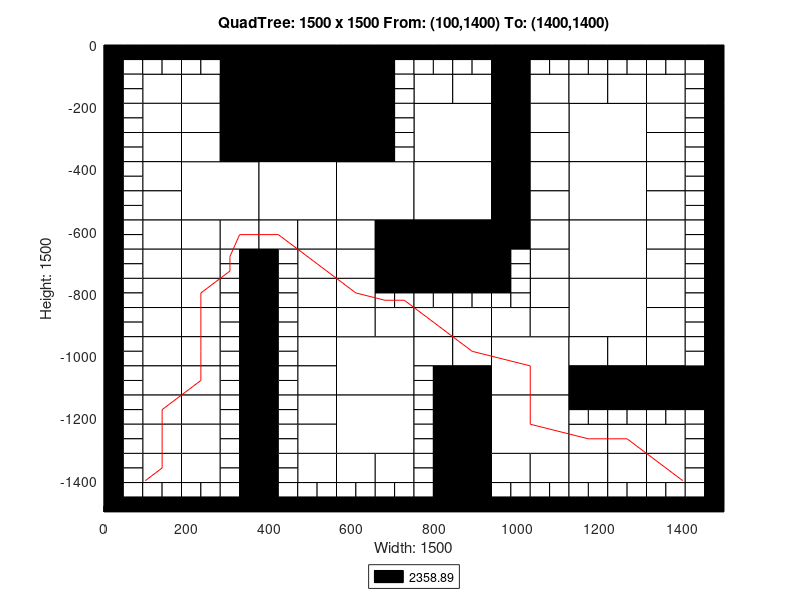

MATLAB code for this plot:
axis([0 1500 -1500 0]);
title('QuadTree: 1500 x 1500 From: (100,1400) To: (1400,1400)');
xlabel('Width: 1500');
ylabel('Height: 1500');
rectangle('Position',[375 -187.5 187.5 187.5], 'FaceColor',[0 0 0]);
rectangle('Position',[375 -375 187.5 187.5], 'FaceColor',[0 0 0]);
rectangle('Position',[187.5 -562.5 187.5 187.5], 'FaceColor',[1 1 1]);
rectangle('Position',[375 -562.5 187.5 187.5], 'FaceColor',[1 1 1]);
rectangle('Position',[562.5 -562.5 187.5 187.5], 'FaceColor',[1 1 1]);
rectangle('Position',[750 -375 187.5 187.5], 'FaceColor',[1 1 1]);
rectangle('Position',[1125 -375 187.5 187.5], 'FaceColor',[1 1 1]);
rectangle('Position',[750 -562.5 187.5 187.5], 'FaceColor',[1 1 1]);
rectangle('Position',[750 -750 187.5 187.5], 'FaceColor',[0 0 0]);
rectangle('Position',[1125 -562.5 187.5 187.5], 'FaceColor',[1 1 1]);
rectangle('Position',[1125 -750 187.5 187.5], 'FaceColor',[1 1 1]);
rectangle('Position',[562.5 -1125 187.5 187.5], 'FaceColor',[1 1 1]);
rectangle('Position',[562.5 -1312.5 187.5 187.5], 'FaceColor',[1 1 1]);
rectangle('Position',[937.5 -1125 187.5 187.5], 'FaceColor',[1 1 1]);
rectangle('Position',[1125 -937.5 187.5 187.5], 'FaceColor',[1 1 1]);
rectangle('Position',[937.5 -1312.5 187.5 187.5], 'FaceColor',[1 1 1]);
rectangle('Position',[93.75 -187.5 93.75 93.75], 'FaceColor',[1 1 1]);
rectangle('Position',[281.25 -93.75 93.75 93.75], 'FaceColor',[0 0 0]);
rectangle('Position',[187.5 -187.5 93.75 93.75], 'FaceColor',[1 1 1]);
rectangle('Position',[281.25 -187.5 93.75 93.75], 'FaceColor',[0 0 0]);
rectangle('Position',[93.75 -281.25 93.75 93.75], 'FaceColor',[1 1 1]);
rectangle('Position',[93.75 -375 93.75 93.75], 'FaceColor',[1 1 1]);
rectangle('Position',[187.5 -281.25 93.75 93.75], 'FaceColor',[1 1 1]);
rectangle('Position',[281.25 -281.25 93.75 93.75], 'FaceColor',[0 0 0]);
rectangle('Position',[187.5 -375 93.75 93.75], 'FaceColor',[1 1 1]);
rectangle('Position',[281.25 -375 93.75 93.75], 'FaceColor',[0 0 0]);
rectangle('Position',[562.5 -93.75 93.75 93.75], 'FaceColor',[0 0 0]);
rectangle('Position',[562.5 -187.5 93.75 93.75], 'FaceColor',[0 0 0]);
rectangle('Position',[562.5 -281.25 93.75 93.75], 'FaceColor',[0 0 0]);
rectangle('Position',[562.5 -375 93.75 93.75], 'FaceColor',[0 0 0]);
rectangle('Position',[93.75 -468.75 93.75 93.75], 'FaceColor',[1 1 1]);
rectangle('Position',[93.75 -562.5 93.75 93.75], 'FaceColor',[1 1 1]);
rectangle('Position',[93.75 -656.25 93.75 93.75], 'FaceColor',[1 1 1]);
rectangle('Position',[93.75 -750 93.75 93.75], 'FaceColor',[1 1 1]);
rectangle('Position',[187.5 -656.25 93.75 93.75], 'FaceColor',[1 1 1]);
rectangle('Position',[281.25 -656.25 93.75 93.75], 'FaceColor',[1 1 1]);
rectangle('Position',[187.5 -750 93.75 93.75], 'FaceColor',[1 1 1]);
rectangle('Position',[375 -656.25 93.75 93.75], 'FaceColor',[1 1 1]);
rectangle('Position',[468.75 -656.25 93.75 93.75], 'FaceColor',[1 1 1]);
rectangle('Position',[468.75 -750 93.75 93.75], 'FaceColor',[1 1 1]);
rectangle('Position',[562.5 -656.25 93.75 93.75], 'FaceColor',[1 1 1]);
rectangle('Position',[656.25 -656.25 93.75 93.75], 'FaceColor',[0 0 0]);
rectangle('Position',[562.5 -750 93.75 93.75], 'FaceColor',[1 1 1]);
rectangle('Position',[656.25 -750 93.75 93.75], 'FaceColor',[0 0 0]);
rectangle('Position',[750 -187.5 93.75 93.75], 'FaceColor',[1 1 1]);
rectangle('Position',[843.75 -187.5 93.75 93.75], 'FaceColor',[1 1 1]);
rectangle('Position',[937.5 -93.75 93.75 93.75], 'FaceColor',[0 0 0]);
rectangle('Position',[937.5 -187.5 93.75 93.75], 'FaceColor',[0 0 0]);
rectangle('Position',[1031.25 -187.5 93.75 93.75], 'FaceColor',[1 1 1]);
rectangle('Position',[937.5 -281.25 93.75 93.75], 'FaceColor',[0 0 0]);
rectangle('Position',[1031.25 -281.25 93.75 93.75], 'FaceColor',[1 1 1]);
rectangle('Position',[937.5 -375 93.75 93.75], 'FaceColor',[0 0 0]);
rectangle('Position',[1031.25 -375 93.75 93.75], 'FaceColor',[1 1 1]);
rectangle('Position',[1125 -187.5 93.75 93.75], 'FaceColor',[1 1 1]);
rectangle('Position',[1218.75 -187.5 93.75 93.75], 'FaceColor',[1 1 1]);
rectangle('Position',[1312.5 -187.5 93.75 93.75], 'FaceColor',[1 1 1]);
rectangle('Position',[1312.5 -281.25 93.75 93.75], 'FaceColor',[1 1 1]);
rectangle('Position',[1312.5 -375 93.75 93.75], 'FaceColor',[1 1 1]);
rectangle('Position',[937.5 -468.75 93.75 93.75], 'FaceColor',[0 0 0]);
rectangle('Position',[1031.25 -468.75 93.75 93.75], 'FaceColor',[1 1 1]);
rectangle('Position',[937.5 -562.5 93.75 93.75], 'FaceColor',[0 0 0]);
rectangle('Position',[1031.25 -562.5 93.75 93.75], 'FaceColor',[1 1 1]);
rectangle('Position',[937.5 -656.25 93.75 93.75], 'FaceColor',[0 0 0]);
rectangle('Position',[1031.25 -656.25 93.75 93.75], 'FaceColor',[1 1 1]);
rectangle('Position',[1031.25 -750 93.75 93.75], 'FaceColor',[1 1 1]);
rectangle('Position',[1312.5 -468.75 93.75 93.75], 'FaceColor',[1 1 1]);
rectangle('Position',[1312.5 -562.5 93.75 93.75], 'FaceColor',[1 1 1]);
rectangle('Position',[1312.5 -656.25 93.75 93.75], 'FaceColor',[1 1 1]);
rectangle('Position',[1312.5 -750 93.75 93.75], 'FaceColor',[1 1 1]);
rectangle('Position',[93.75 -843.75 93.75 93.75], 'FaceColor',[1 1 1]);
rectangle('Position',[93.75 -937.5 93.75 93.75], 'FaceColor',[1 1 1]);
rectangle('Position',[187.5 -843.75 93.75 93.75], 'FaceColor',[1 1 1]);
rectangle('Position',[187.5 -937.5 93.75 93.75], 'FaceColor',[1 1 1]);
rectangle('Position',[93.75 -1031.25 93.75 93.75], 'FaceColor',[1 1 1]);
rectangle('Position',[93.75 -1125 93.75 93.75], 'FaceColor',[1 1 1]);
rectangle('Position',[187.5 -1031.25 93.75 93.75], 'FaceColor',[1 1 1]);
rectangle('Position',[187.5 -1125 93.75 93.75], 'FaceColor',[1 1 1]);
rectangle('Position',[468.75 -843.75 93.75 93.75], 'FaceColor',[1 1 1]);
rectangle('Position',[468.75 -937.5 93.75 93.75], 'FaceColor',[1 1 1]);
rectangle('Position',[562.5 -843.75 93.75 93.75], 'FaceColor',[1 1 1]);
rectangle('Position',[562.5 -937.5 93.75 93.75], 'FaceColor',[1 1 1]);
rectangle('Position',[656.25 -937.5 93.75 93.75], 'FaceColor',[1 1 1]);
rectangle('Position',[468.75 -1031.25 93.75 93.75], 'FaceColor',[1 1 1]);
rectangle('Position',[468.75 -1125 93.75 93.75], 'FaceColor',[1 1 1]);
rectangle('Position',[93.75 -1218.75 93.75 93.75], 'FaceColor',[1 1 1]);
rectangle('Position',[93.75 -1312.5 93.75 93.75], 'FaceColor',[1 1 1]);
rectangle('Position',[187.5 -1218.75 93.75 93.75], 'FaceColor',[1 1 1]);
rectangle('Position',[187.5 -1312.5 93.75 93.75], 'FaceColor',[1 1 1]);
rectangle('Position',[93.75 -1406.25 93.75 93.75], 'FaceColor',[1 1 1]);
rectangle('Position',[187.5 -1406.25 93.75 93.75], 'FaceColor',[1 1 1]);
rectangle('Position',[468.75 -1218.75 93.75 93.75], 'FaceColor',[1 1 1]);
rectangle('Position',[468.75 -1312.5 93.75 93.75], 'FaceColor',[1 1 1]);
rectangle('Position',[468.75 -1406.25 93.75 93.75], 'FaceColor',[1 1 1]);
rectangle('Position',[562.5 -1406.25 93.75 93.75], 'FaceColor',[1 1 1]);
rectangle('Position',[656.25 -1406.25 93.75 93.75], 'FaceColor',[1 1 1]);
rectangle('Position',[750 -937.5 93.75 93.75], 'FaceColor',[1 1 1]);
rectangle('Position',[843.75 -937.5 93.75 93.75], 'FaceColor',[1 1 1]);
rectangle('Position',[1031.25 -843.75 93.75 93.75], 'FaceColor',[1 1 1]);
rectangle('Position',[937.5 -937.5 93.75 93.75], 'FaceColor',[1 1 1]);
rectangle('Position',[1031.25 -937.5 93.75 93.75], 'FaceColor',[1 1 1]);
rectangle('Position',[750 -1031.25 93.75 93.75], 'FaceColor',[1 1 1]);
rectangle('Position',[843.75 -1031.25 93.75 93.75], 'FaceColor',[1 1 1]);
rectangle('Position',[843.75 -1125 93.75 93.75], 'FaceColor',[0 0 0]);
rectangle('Position',[1312.5 -843.75 93.75 93.75], 'FaceColor',[1 1 1]);
rectangle('Position',[1312.5 -937.5 93.75 93.75], 'FaceColor',[1 1 1]);
rectangle('Position',[1125 -1031.25 93.75 93.75], 'FaceColor',[1 1 1]);
rectangle('Position',[1218.75 -1031.25 93.75 93.75], 'FaceColor',[1 1 1]);
rectangle('Position',[1125 -1125 93.75 93.75], 'FaceColor',[0 0 0]);
rectangle('Position',[1218.75 -1125 93.75 93.75], 'FaceColor',[0 0 0]);
rectangle('Position',[1312.5 -1031.25 93.75 93.75], 'FaceColor',[1 1 1]);
rectangle('Position',[1312.5 -1125 93.75 93.75], 'FaceColor',[0 0 0]);
rectangle('Position',[1406.25 -1125 93.75 93.75], 'FaceColor',[0 0 0]);
rectangle('Position',[843.75 -1218.75 93.75 93.75], 'FaceColor',[0 0 0]);
rectangle('Position',[843.75 -1312.5 93.75 93.75], 'FaceColor',[0 0 0]);
rectangle('Position',[843.75 -1406.25 93.75 93.75], 'FaceColor',[0 0 0]);
rectangle('Position',[843.75 -1500 93.75 93.75], 'FaceColor',[0 0 0]);
rectangle('Position',[937.5 -1406.25 93.75 93.75], 'FaceColor',[1 1 1]);
rectangle('Position',[1031.25 -1406.25 93.75 93.75], 'FaceColor',[1 1 1]);
rectangle('Position',[1125 -1312.5 93.75 93.75], 'FaceColor',[1 1 1]);
rectangle('Position',[1218.75 -1312.5 93.75 93.75], 'FaceColor',[1 1 1]);
rectangle('Position',[1312.5 -1312.5 93.75 93.75], 'FaceColor',[1 1 1]);
rectangle('Position',[1125 -1406.25 93.75 93.75], 'FaceColor',[1 1 1]);
rectangle('Position',[1218.75 -1406.25 93.75 93.75], 'FaceColor',[1 1 1]);
rectangle('Position',[1312.5 -1406.25 93.75 93.75], 'FaceColor',[1 1 1]);
rectangle('Position',[0 -46.875 46.875 46.875], 'FaceColor',[0 0 0]);
rectangle('Position',[46.875 -46.875 46.875 46.875], 'FaceColor',[0 0 0]);
rectangle('Position',[0 -93.75 46.875 46.875], 'FaceColor',[0 0 0]);
rectangle('Position',[46.875 -93.75 46.875 46.875], 'FaceColor',[1 1 1]);
rectangle('Position',[93.75 -46.875 46.875 46.875], 'FaceColor',[0 0 0]);
rectangle('Position',[140.625 -46.875 46.875 46.875], 'FaceColor',[0 0 0]);
rectangle('Position',[93.75 -93.75 46.875 46.875], 'FaceColor',[1 1 1]);
rectangle('Position',[140.625 -93.75 46.875 46.875], 'FaceColor',[1 1 1]);
rectangle('Position',[0 -140.625 46.875 46.875], 'FaceColor',[0 0 0]);
rectangle('Position',[46.875 -140.625 46.875 46.875], 'FaceColor',[1 1 1]);
rectangle('Position',[0 -187.5 46.875 46.875], 'FaceColor',[0 0 0]);
rectangle('Position',[46.875 -187.5 46.875 46.875], 'FaceColor',[1 1 1]);
rectangle('Position',[187.5 -46.875 46.875 46.875], 'FaceColor',[0 0 0]);
rectangle('Position',[234.375 -46.875 46.875 46.875], 'FaceColor',[0 0 0]);
rectangle('Position',[187.5 -93.75 46.875 46.875], 'FaceColor',[1 1 1]);
rectangle('Position',[234.375 -93.75 46.875 46.875], 'FaceColor',[1 1 1]);
rectangle('Position',[0 -234.375 46.875 46.875], 'FaceColor',[0 0 0]);
rectangle('Position',[46.875 -234.375 46.875 46.875], 'FaceColor',[1 1 1]);
rectangle('Position',[0 -281.25 46.875 46.875], 'FaceColor',[0 0 0]);
rectangle('Position',[46.875 -281.25 46.875 46.875], 'FaceColor',[1 1 1]);
rectangle('Position',[0 -328.125 46.875 46.875], 'FaceColor',[0 0 0]);
rectangle('Position',[46.875 -328.125 46.875 46.875], 'FaceColor',[1 1 1]);
rectangle('Position',[0 -375 46.875 46.875], 'FaceColor',[0 0 0]);
rectangle('Position',[46.875 -375 46.875 46.875], 'FaceColor',[1 1 1]);
rectangle('Position',[656.25 -46.875 46.875 46.875], 'FaceColor',[0 0 0]);
rectangle('Position',[703.125 -46.875 46.875 46.875], 'FaceColor',[0 0 0]);
rectangle('Position',[656.25 -93.75 46.875 46.875], 'FaceColor',[0 0 0]);
rectangle('Position',[703.125 -93.75 46.875 46.875], 'FaceColor',[1 1 1]);
rectangle('Position',[656.25 -140.625 46.875 46.875], 'FaceColor',[0 0 0]);
rectangle('Position',[703.125 -140.625 46.875 46.875], 'FaceColor',[1 1 1]);
rectangle('Position',[656.25 -187.5 46.875 46.875], 'FaceColor',[0 0 0]);
rectangle('Position',[703.125 -187.5 46.875 46.875], 'FaceColor',[1 1 1]);
rectangle('Position',[656.25 -234.375 46.875 46.875], 'FaceColor',[0 0 0]);
rectangle('Position',[703.125 -234.375 46.875 46.875], 'FaceColor',[1 1 1]);
rectangle('Position',[656.25 -281.25 46.875 46.875], 'FaceColor',[0 0 0]);
rectangle('Position',[703.125 -281.25 46.875 46.875], 'FaceColor',[1 1 1]);
rectangle('Position',[656.25 -328.125 46.875 46.875], 'FaceColor',[0 0 0]);
rectangle('Position',[703.125 -328.125 46.875 46.875], 'FaceColor',[1 1 1]);
rectangle('Position',[656.25 -375 46.875 46.875], 'FaceColor',[0 0 0]);
rectangle('Position',[703.125 -375 46.875 46.875], 'FaceColor',[1 1 1]);
rectangle('Position',[0 -421.875 46.875 46.875], 'FaceColor',[0 0 0]);
rectangle('Position',[46.875 -421.875 46.875 46.875], 'FaceColor',[1 1 1]);
rectangle('Position',[0 -468.75 46.875 46.875], 'FaceColor',[0 0 0]);
rectangle('Position',[46.875 -468.75 46.875 46.875], 'FaceColor',[1 1 1]);
rectangle('Position',[0 -515.625 46.875 46.875], 'FaceColor',[0 0 0]);
rectangle('Position',[46.875 -515.625 46.875 46.875], 'FaceColor',[1 1 1]);
rectangle('Position',[0 -562.5 46.875 46.875], 'FaceColor',[0 0 0]);
rectangle('Position',[46.875 -562.5 46.875 46.875], 'FaceColor',[1 1 1]);
rectangle('Position',[0 -609.375 46.875 46.875], 'FaceColor',[0 0 0]);
rectangle('Position',[46.875 -609.375 46.875 46.875], 'FaceColor',[1 1 1]);
rectangle('Position',[0 -656.25 46.875 46.875], 'FaceColor',[0 0 0]);
rectangle('Position',[46.875 -656.25 46.875 46.875], 'FaceColor',[1 1 1]);
rectangle('Position',[0 -703.125 46.875 46.875], 'FaceColor',[0 0 0]);
rectangle('Position',[46.875 -703.125 46.875 46.875], 'FaceColor',[1 1 1]);
rectangle('Position',[0 -750 46.875 46.875], 'FaceColor',[0 0 0]);
rectangle('Position',[46.875 -750 46.875 46.875], 'FaceColor',[1 1 1]);
rectangle('Position',[281.25 -703.125 46.875 46.875], 'FaceColor',[1 1 1]);
rectangle('Position',[328.125 -703.125 46.875 46.875], 'FaceColor',[0 0 0]);
rectangle('Position',[281.25 -750 46.875 46.875], 'FaceColor',[1 1 1]);
rectangle('Position',[328.125 -750 46.875 46.875], 'FaceColor',[0 0 0]);
rectangle('Position',[375 -703.125 46.875 46.875], 'FaceColor',[0 0 0]);
rectangle('Position',[421.875 -703.125 46.875 46.875], 'FaceColor',[1 1 1]);
rectangle('Position',[375 -750 46.875 46.875], 'FaceColor',[0 0 0]);
rectangle('Position',[421.875 -750 46.875 46.875], 'FaceColor',[1 1 1]);
rectangle('Position',[750 -46.875 46.875 46.875], 'FaceColor',[0 0 0]);
rectangle('Position',[796.875 -46.875 46.875 46.875], 'FaceColor',[0 0 0]);
rectangle('Position',[750 -93.75 46.875 46.875], 'FaceColor',[1 1 1]);
rectangle('Position',[796.875 -93.75 46.875 46.875], 'FaceColor',[1 1 1]);
rectangle('Position',[843.75 -46.875 46.875 46.875], 'FaceColor',[0 0 0]);
rectangle('Position',[890.625 -46.875 46.875 46.875], 'FaceColor',[0 0 0]);
rectangle('Position',[843.75 -93.75 46.875 46.875], 'FaceColor',[1 1 1]);
rectangle('Position',[890.625 -93.75 46.875 46.875], 'FaceColor',[1 1 1]);
rectangle('Position',[1031.25 -46.875 46.875 46.875], 'FaceColor',[0 0 0]);
rectangle('Position',[1078.12 -46.875 46.875 46.875], 'FaceColor',[0 0 0]);
rectangle('Position',[1031.25 -93.75 46.875 46.875], 'FaceColor',[1 1 1]);
rectangle('Position',[1078.12 -93.75 46.875 46.875], 'FaceColor',[1 1 1]);
rectangle('Position',[1125 -46.875 46.875 46.875], 'FaceColor',[0 0 0]);
rectangle('Position',[1171.88 -46.875 46.875 46.875], 'FaceColor',[0 0 0]);
rectangle('Position',[1125 -93.75 46.875 46.875], 'FaceColor',[1 1 1]);
rectangle('Position',[1171.88 -93.75 46.875 46.875], 'FaceColor',[1 1 1]);
rectangle('Position',[1218.75 -46.875 46.875 46.875], 'FaceColor',[0 0 0]);
rectangle('Position',[1265.62 -46.875 46.875 46.875], 'FaceColor',[0 0 0]);
rectangle('Position',[1218.75 -93.75 46.875 46.875], 'FaceColor',[1 1 1]);
rectangle('Position',[1265.62 -93.75 46.875 46.875], 'FaceColor',[1 1 1]);
rectangle('Position',[1312.5 -46.875 46.875 46.875], 'FaceColor',[0 0 0]);
rectangle('Position',[1359.38 -46.875 46.875 46.875], 'FaceColor',[0 0 0]);
rectangle('Position',[1312.5 -93.75 46.875 46.875], 'FaceColor',[1 1 1]);
rectangle('Position',[1359.38 -93.75 46.875 46.875], 'FaceColor',[1 1 1]);
rectangle('Position',[1406.25 -46.875 46.875 46.875], 'FaceColor',[0 0 0]);
rectangle('Position',[1453.12 -46.875 46.875 46.875], 'FaceColor',[0 0 0]);
rectangle('Position',[1406.25 -93.75 46.875 46.875], 'FaceColor',[1 1 1]);
rectangle('Position',[1453.12 -93.75 46.875 46.875], 'FaceColor',[0 0 0]);
rectangle('Position',[1406.25 -140.625 46.875 46.875], 'FaceColor',[1 1 1]);
rectangle('Position',[1453.12 -140.625 46.875 46.875], 'FaceColor',[0 0 0]);
rectangle('Position',[1406.25 -187.5 46.875 46.875], 'FaceColor',[1 1 1]);
rectangle('Position',[1453.12 -187.5 46.875 46.875], 'FaceColor',[0 0 0]);
rectangle('Position',[1406.25 -234.375 46.875 46.875], 'FaceColor',[1 1 1]);
rectangle('Position',[1453.12 -234.375 46.875 46.875], 'FaceColor',[0 0 0]);
rectangle('Position',[1406.25 -281.25 46.875 46.875], 'FaceColor',[1 1 1]);
rectangle('Position',[1453.12 -281.25 46.875 46.875], 'FaceColor',[0 0 0]);
rectangle('Position',[1406.25 -328.125 46.875 46.875], 'FaceColor',[1 1 1]);
rectangle('Position',[1453.12 -328.125 46.875 46.875], 'FaceColor',[0 0 0]);
rectangle('Position',[1406.25 -375 46.875 46.875], 'FaceColor',[1 1 1]);
rectangle('Position',[1453.12 -375 46.875 46.875], 'FaceColor',[0 0 0]);
rectangle('Position',[937.5 -703.125 46.875 46.875], 'FaceColor',[0 0 0]);
rectangle('Position',[984.375 -703.125 46.875 46.875], 'FaceColor',[1 1 1]);
rectangle('Position',[937.5 -750 46.875 46.875], 'FaceColor',[0 0 0]);
rectangle('Position',[984.375 -750 46.875 46.875], 'FaceColor',[1 1 1]);
rectangle('Position',[1406.25 -421.875 46.875 46.875], 'FaceColor',[1 1 1]);
rectangle('Position',[1453.12 -421.875 46.875 46.875], 'FaceColor',[0 0 0]);
rectangle('Position',[1406.25 -468.75 46.875 46.875], 'FaceColor',[1 1 1]);
rectangle('Position',[1453.12 -468.75 46.875 46.875], 'FaceColor',[0 0 0]);
rectangle('Position',[1406.25 -515.625 46.875 46.875], 'FaceColor',[1 1 1]);
rectangle('Position',[1453.12 -515.625 46.875 46.875], 'FaceColor',[0 0 0]);
rectangle('Position',[1406.25 -562.5 46.875 46.875], 'FaceColor',[1 1 1]);
rectangle('Position',[1453.12 -562.5 46.875 46.875], 'FaceColor',[0 0 0]);
rectangle('Position',[1406.25 -609.375 46.875 46.875], 'FaceColor',[1 1 1]);
rectangle('Position',[1453.12 -609.375 46.875 46.875], 'FaceColor',[0 0 0]);
rectangle('Position',[1406.25 -656.25 46.875 46.875], 'FaceColor',[1 1 1]);
rectangle('Position',[1453.12 -656.25 46.875 46.875], 'FaceColor',[0 0 0]);
rectangle('Position',[1406.25 -703.125 46.875 46.875], 'FaceColor',[1 1 1]);
rectangle('Position',[1453.12 -703.125 46.875 46.875], 'FaceColor',[0 0 0]);
rectangle('Position',[1406.25 -750 46.875 46.875], 'FaceColor',[1 1 1]);
rectangle('Position',[1453.12 -750 46.875 46.875], 'FaceColor',[0 0 0]);
rectangle('Position',[0 -796.875 46.875 46.875], 'FaceColor',[0 0 0]);
rectangle('Position',[46.875 -796.875 46.875 46.875], 'FaceColor',[1 1 1]);
rectangle('Position',[0 -843.75 46.875 46.875], 'FaceColor',[0 0 0]);
rectangle('Position',[46.875 -843.75 46.875 46.875], 'FaceColor',[1 1 1]);
rectangle('Position',[0 -890.625 46.875 46.875], 'FaceColor',[0 0 0]);
rectangle('Position',[46.875 -890.625 46.875 46.875], 'FaceColor',[1 1 1]);
rectangle('Position',[0 -937.5 46.875 46.875], 'FaceColor',[0 0 0]);
rectangle('Position',[46.875 -937.5 46.875 46.875], 'FaceColor',[1 1 1]);
rectangle('Position',[281.25 -796.875 46.875 46.875], 'FaceColor',[1 1 1]);
rectangle('Position',[328.125 -796.875 46.875 46.875], 'FaceColor',[0 0 0]);
rectangle('Position',[281.25 -843.75 46.875 46.875], 'FaceColor',[1 1 1]);
rectangle('Position',[328.125 -843.75 46.875 46.875], 'FaceColor',[0 0 0]);
rectangle('Position',[281.25 -890.625 46.875 46.875], 'FaceColor',[1 1 1]);
rectangle('Position',[328.125 -890.625 46.875 46.875], 'FaceColor',[0 0 0]);
rectangle('Position',[281.25 -937.5 46.875 46.875], 'FaceColor',[1 1 1]);
rectangle('Position',[328.125 -937.5 46.875 46.875], 'FaceColor',[0 0 0]);
rectangle('Position',[0 -984.375 46.875 46.875], 'FaceColor',[0 0 0]);
rectangle('Position',[46.875 -984.375 46.875 46.875], 'FaceColor',[1 1 1]);
rectangle('Position',[0 -1031.25 46.875 46.875], 'FaceColor',[0 0 0]);
rectangle('Position',[46.875 -1031.25 46.875 46.875], 'FaceColor',[1 1 1]);
rectangle('Position',[0 -1078.12 46.875 46.875], 'FaceColor',[0 0 0]);
rectangle('Position',[46.875 -1078.12 46.875 46.875], 'FaceColor',[1 1 1]);
rectangle('Position',[0 -1125 46.875 46.875], 'FaceColor',[0 0 0]);
rectangle('Position',[46.875 -1125 46.875 46.875], 'FaceColor',[1 1 1]);
rectangle('Position',[281.25 -984.375 46.875 46.875], 'FaceColor',[1 1 1]);
rectangle('Position',[328.125 -984.375 46.875 46.875], 'FaceColor',[0 0 0]);
rectangle('Position',[281.25 -1031.25 46.875 46.875], 'FaceColor',[1 1 1]);
rectangle('Position',[328.125 -1031.25 46.875 46.875], 'FaceColor',[0 0 0]);
rectangle('Position',[281.25 -1078.12 46.875 46.875], 'FaceColor',[1 1 1]);
rectangle('Position',[328.125 -1078.12 46.875 46.875], 'FaceColor',[0 0 0]);
rectangle('Position',[281.25 -1125 46.875 46.875], 'FaceColor',[1 1 1]);
rectangle('Position',[328.125 -1125 46.875 46.875], 'FaceColor',[0 0 0]);
rectangle('Position',[375 -796.875 46.875 46.875], 'FaceColor',[0 0 0]);
rectangle('Position',[421.875 -796.875 46.875 46.875], 'FaceColor',[1 1 1]);
rectangle('Position',[375 -843.75 46.875 46.875], 'FaceColor',[0 0 0]);
rectangle('Position',[421.875 -843.75 46.875 46.875], 'FaceColor',[1 1 1]);
rectangle('Position',[375 -890.625 46.875 46.875], 'FaceColor',[0 0 0]);
rectangle('Position',[421.875 -890.625 46.875 46.875], 'FaceColor',[1 1 1]);
rectangle('Position',[375 -937.5 46.875 46.875], 'FaceColor',[0 0 0]);
rectangle('Position',[421.875 -937.5 46.875 46.875], 'FaceColor',[1 1 1]);
rectangle('Position',[656.25 -796.875 46.875 46.875], 'FaceColor',[0 0 0]);
rectangle('Position',[703.125 -796.875 46.875 46.875], 'FaceColor',[0 0 0]);
rectangle('Position',[656.25 -843.75 46.875 46.875], 'FaceColor',[1 1 1]);
rectangle('Position',[703.125 -843.75 46.875 46.875], 'FaceColor',[1 1 1]);
rectangle('Position',[375 -984.375 46.875 46.875], 'FaceColor',[0 0 0]);
rectangle('Position',[421.875 -984.375 46.875 46.875], 'FaceColor',[1 1 1]);
rectangle('Position',[375 -1031.25 46.875 46.875], 'FaceColor',[0 0 0]);
rectangle('Position',[421.875 -1031.25 46.875 46.875], 'FaceColor',[1 1 1]);
rectangle('Position',[375 -1078.12 46.875 46.875], 'FaceColor',[0 0 0]);
rectangle('Position',[421.875 -1078.12 46.875 46.875], 'FaceColor',[1 1 1]);
rectangle('Position',[375 -1125 46.875 46.875], 'FaceColor',[0 0 0]);
rectangle('Position',[421.875 -1125 46.875 46.875], 'FaceColor',[1 1 1]);
rectangle('Position',[0 -1171.88 46.875 46.875], 'FaceColor',[0 0 0]);
rectangle('Position',[46.875 -1171.88 46.875 46.875], 'FaceColor',[1 1 1]);
rectangle('Position',[0 -1218.75 46.875 46.875], 'FaceColor',[0 0 0]);
rectangle('Position',[46.875 -1218.75 46.875 46.875], 'FaceColor',[1 1 1]);
rectangle('Position',[0 -1265.62 46.875 46.875], 'FaceColor',[0 0 0]);
rectangle('Position',[46.875 -1265.62 46.875 46.875], 'FaceColor',[1 1 1]);
rectangle('Position',[0 -1312.5 46.875 46.875], 'FaceColor',[0 0 0]);
rectangle('Position',[46.875 -1312.5 46.875 46.875], 'FaceColor',[1 1 1]);
rectangle('Position',[281.25 -1171.88 46.875 46.875], 'FaceColor',[1 1 1]);
rectangle('Position',[328.125 -1171.88 46.875 46.875], 'FaceColor',[0 0 0]);
rectangle('Position',[281.25 -1218.75 46.875 46.875], 'FaceColor',[1 1 1]);
rectangle('Position',[328.125 -1218.75 46.875 46.875], 'FaceColor',[0 0 0]);
rectangle('Position',[281.25 -1265.62 46.875 46.875], 'FaceColor',[1 1 1]);
rectangle('Position',[328.125 -1265.62 46.875 46.875], 'FaceColor',[0 0 0]);
rectangle('Position',[281.25 -1312.5 46.875 46.875], 'FaceColor',[1 1 1]);
rectangle('Position',[328.125 -1312.5 46.875 46.875], 'FaceColor',[0 0 0]);
rectangle('Position',[0 -1359.38 46.875 46.875], 'FaceColor',[0 0 0]);
rectangle('Position',[46.875 -1359.38 46.875 46.875], 'FaceColor',[1 1 1]);
rectangle('Position',[0 -1406.25 46.875 46.875], 'FaceColor',[0 0 0]);
rectangle('Position',[46.875 -1406.25 46.875 46.875], 'FaceColor',[1 1 1]);
rectangle('Position',[0 -1453.12 46.875 46.875], 'FaceColor',[0 0 0]);
rectangle('Position',[46.875 -1453.12 46.875 46.875], 'FaceColor',[1 1 1]);
rectangle('Position',[0 -1500 46.875 46.875], 'FaceColor',[0 0 0]);
rectangle('Position',[46.875 -1500 46.875 46.875], 'FaceColor',[0 0 0]);
rectangle('Position',[93.75 -1453.12 46.875 46.875], 'FaceColor',[1 1 1]);
rectangle('Position',[140.625 -1453.12 46.875 46.875], 'FaceColor',[1 1 1]);
rectangle('Position',[93.75 -1500 46.875 46.875], 'FaceColor',[0 0 0]);
rectangle('Position',[140.625 -1500 46.875 46.875], 'FaceColor',[0 0 0]);
rectangle('Position',[281.25 -1359.38 46.875 46.875], 'FaceColor',[1 1 1]);
rectangle('Position',[328.125 -1359.38 46.875 46.875], 'FaceColor',[0 0 0]);
rectangle('Position',[281.25 -1406.25 46.875 46.875], 'FaceColor',[1 1 1]);
rectangle('Position',[328.125 -1406.25 46.875 46.875], 'FaceColor',[0 0 0]);
rectangle('Position',[187.5 -1453.12 46.875 46.875], 'FaceColor',[1 1 1]);
rectangle('Position',[234.375 -1453.12 46.875 46.875], 'FaceColor',[1 1 1]);
rectangle('Position',[187.5 -1500 46.875 46.875], 'FaceColor',[0 0 0]);
rectangle('Position',[234.375 -1500 46.875 46.875], 'FaceColor',[0 0 0]);
rectangle('Position',[281.25 -1453.12 46.875 46.875], 'FaceColor',[1 1 1]);
rectangle('Position',[328.125 -1453.12 46.875 46.875], 'FaceColor',[0 0 0]);
rectangle('Position',[281.25 -1500 46.875 46.875], 'FaceColor',[0 0 0]);
rectangle('Position',[328.125 -1500 46.875 46.875], 'FaceColor',[0 0 0]);
rectangle('Position',[375 -1171.88 46.875 46.875], 'FaceColor',[0 0 0]);
rectangle('Position',[421.875 -1171.88 46.875 46.875], 'FaceColor',[1 1 1]);
rectangle('Position',[375 -1218.75 46.875 46.875], 'FaceColor',[0 0 0]);
rectangle('Position',[421.875 -1218.75 46.875 46.875], 'FaceColor',[1 1 1]);
rectangle('Position',[375 -1265.62 46.875 46.875], 'FaceColor',[0 0 0]);
rectangle('Position',[421.875 -1265.62 46.875 46.875], 'FaceColor',[1 1 1]);
rectangle('Position',[375 -1312.5 46.875 46.875], 'FaceColor',[0 0 0]);
rectangle('Position',[421.875 -1312.5 46.875 46.875], 'FaceColor',[1 1 1]);
rectangle('Position',[375 -1359.38 46.875 46.875], 'FaceColor',[0 0 0]);
rectangle('Position',[421.875 -1359.38 46.875 46.875], 'FaceColor',[1 1 1]);
rectangle('Position',[375 -1406.25 46.875 46.875], 'FaceColor',[0 0 0]);
rectangle('Position',[421.875 -1406.25 46.875 46.875], 'FaceColor',[1 1 1]);
rectangle('Position',[375 -1453.12 46.875 46.875], 'FaceColor',[0 0 0]);
rectangle('Position',[421.875 -1453.12 46.875 46.875], 'FaceColor',[1 1 1]);
rectangle('Position',[375 -1500 46.875 46.875], 'FaceColor',[0 0 0]);
rectangle('Position',[421.875 -1500 46.875 46.875], 'FaceColor',[0 0 0]);
rectangle('Position',[468.75 -1453.12 46.875 46.875], 'FaceColor',[1 1 1]);
rectangle('Position',[515.625 -1453.12 46.875 46.875], 'FaceColor',[1 1 1]);
rectangle('Position',[468.75 -1500 46.875 46.875], 'FaceColor',[0 0 0]);
rectangle('Position',[515.625 -1500 46.875 46.875], 'FaceColor',[0 0 0]);
rectangle('Position',[562.5 -1453.12 46.875 46.875], 'FaceColor',[1 1 1]);
rectangle('Position',[609.375 -1453.12 46.875 46.875], 'FaceColor',[1 1 1]);
rectangle('Position',[562.5 -1500 46.875 46.875], 'FaceColor',[0 0 0]);
rectangle('Position',[609.375 -1500 46.875 46.875], 'FaceColor',[0 0 0]);
rectangle('Position',[656.25 -1453.12 46.875 46.875], 'FaceColor',[1 1 1]);
rectangle('Position',[703.125 -1453.12 46.875 46.875], 'FaceColor',[1 1 1]);
rectangle('Position',[656.25 -1500 46.875 46.875], 'FaceColor',[0 0 0]);
rectangle('Position',[703.125 -1500 46.875 46.875], 'FaceColor',[0 0 0]);
rectangle('Position',[750 -796.875 46.875 46.875], 'FaceColor',[0 0 0]);
rectangle('Position',[796.875 -796.875 46.875 46.875], 'FaceColor',[0 0 0]);
rectangle('Position',[750 -843.75 46.875 46.875], 'FaceColor',[1 1 1]);
rectangle('Position',[796.875 -843.75 46.875 46.875], 'FaceColor',[1 1 1]);
rectangle('Position',[843.75 -796.875 46.875 46.875], 'FaceColor',[0 0 0]);
rectangle('Position',[890.625 -796.875 46.875 46.875], 'FaceColor',[0 0 0]);
rectangle('Position',[843.75 -843.75 46.875 46.875], 'FaceColor',[1 1 1]);
rectangle('Position',[890.625 -843.75 46.875 46.875], 'FaceColor',[1 1 1]);
rectangle('Position',[937.5 -796.875 46.875 46.875], 'FaceColor',[0 0 0]);
rectangle('Position',[984.375 -796.875 46.875 46.875], 'FaceColor',[1 1 1]);
rectangle('Position',[937.5 -843.75 46.875 46.875], 'FaceColor',[1 1 1]);
rectangle('Position',[984.375 -843.75 46.875 46.875], 'FaceColor',[1 1 1]);
rectangle('Position',[750 -1078.12 46.875 46.875], 'FaceColor',[1 1 1]);
rectangle('Position',[796.875 -1078.12 46.875 46.875], 'FaceColor',[0 0 0]);
rectangle('Position',[750 -1125 46.875 46.875], 'FaceColor',[1 1 1]);
rectangle('Position',[796.875 -1125 46.875 46.875], 'FaceColor',[0 0 0]);
rectangle('Position',[1406.25 -796.875 46.875 46.875], 'FaceColor',[1 1 1]);
rectangle('Position',[1453.12 -796.875 46.875 46.875], 'FaceColor',[0 0 0]);
rectangle('Position',[1406.25 -843.75 46.875 46.875], 'FaceColor',[1 1 1]);
rectangle('Position',[1453.12 -843.75 46.875 46.875], 'FaceColor',[0 0 0]);
rectangle('Position',[1406.25 -890.625 46.875 46.875], 'FaceColor',[1 1 1]);
rectangle('Position',[1453.12 -890.625 46.875 46.875], 'FaceColor',[0 0 0]);
rectangle('Position',[1406.25 -937.5 46.875 46.875], 'FaceColor',[1 1 1]);
rectangle('Position',[1453.12 -937.5 46.875 46.875], 'FaceColor',[0 0 0]);
rectangle('Position',[1406.25 -984.375 46.875 46.875], 'FaceColor',[1 1 1]);
rectangle('Position',[1453.12 -984.375 46.875 46.875], 'FaceColor',[0 0 0]);
rectangle('Position',[1406.25 -1031.25 46.875 46.875], 'FaceColor',[1 1 1]);
rectangle('Position',[1453.12 -1031.25 46.875 46.875], 'FaceColor',[0 0 0]);
rectangle('Position',[750 -1171.88 46.875 46.875], 'FaceColor',[1 1 1]);
rectangle('Position',[796.875 -1171.88 46.875 46.875], 'FaceColor',[0 0 0]);
rectangle('Position',[750 -1218.75 46.875 46.875], 'FaceColor',[1 1 1]);
rectangle('Position',[796.875 -1218.75 46.875 46.875], 'FaceColor',[0 0 0]);
rectangle('Position',[750 -1265.62 46.875 46.875], 'FaceColor',[1 1 1]);
rectangle('Position',[796.875 -1265.62 46.875 46.875], 'FaceColor',[0 0 0]);
rectangle('Position',[750 -1312.5 46.875 46.875], 'FaceColor',[1 1 1]);
rectangle('Position',[796.875 -1312.5 46.875 46.875], 'FaceColor',[0 0 0]);
rectangle('Position',[750 -1359.38 46.875 46.875], 'FaceColor',[1 1 1]);
rectangle('Position',[796.875 -1359.38 46.875 46.875], 'FaceColor',[0 0 0]);
rectangle('Position',[750 -1406.25 46.875 46.875], 'FaceColor',[1 1 1]);
rectangle('Position',[796.875 -1406.25 46.875 46.875], 'FaceColor',[0 0 0]);
rectangle('Position',[750 -1453.12 46.875 46.875], 'FaceColor',[1 1 1]);
rectangle('Position',[796.875 -1453.12 46.875 46.875], 'FaceColor',[0 0 0]);
rectangle('Position',[750 -1500 46.875 46.875], 'FaceColor',[0 0 0]);
rectangle('Position',[796.875 -1500 46.875 46.875], 'FaceColor',[0 0 0]);
rectangle('Position',[937.5 -1453.12 46.875 46.875], 'FaceColor',[1 1 1]);
rectangle('Position',[984.375 -1453.12 46.875 46.875], 'FaceColor',[1 1 1]);
rectangle('Position',[937.5 -1500 46.875 46.875], 'FaceColor',[0 0 0]);
rectangle('Position',[984.375 -1500 46.875 46.875], 'FaceColor',[0 0 0]);
rectangle('Position',[1031.25 -1453.12 46.875 46.875], 'FaceColor',[1 1 1]);
rectangle('Position',[1078.12 -1453.12 46.875 46.875], 'FaceColor',[1 1 1]);
rectangle('Position',[1031.25 -1500 46.875 46.875], 'FaceColor',[0 0 0]);
rectangle('Position',[1078.12 -1500 46.875 46.875], 'FaceColor',[0 0 0]);
rectangle('Position',[1125 -1171.88 46.875 46.875], 'FaceColor',[0 0 0]);
rectangle('Position',[1171.88 -1171.88 46.875 46.875], 'FaceColor',[0 0 0]);
rectangle('Position',[1125 -1218.75 46.875 46.875], 'FaceColor',[1 1 1]);
rectangle('Position',[1171.88 -1218.75 46.875 46.875], 'FaceColor',[1 1 1]);
rectangle('Position',[1218.75 -1171.88 46.875 46.875], 'FaceColor',[0 0 0]);
rectangle('Position',[1265.62 -1171.88 46.875 46.875], 'FaceColor',[0 0 0]);
rectangle('Position',[1218.75 -1218.75 46.875 46.875], 'FaceColor',[1 1 1]);
rectangle('Position',[1265.62 -1218.75 46.875 46.875], 'FaceColor',[1 1 1]);
rectangle('Position',[1312.5 -1171.88 46.875 46.875], 'FaceColor',[0 0 0]);
rectangle('Position',[1359.38 -1171.88 46.875 46.875], 'FaceColor',[0 0 0]);
rectangle('Position',[1312.5 -1218.75 46.875 46.875], 'FaceColor',[1 1 1]);
rectangle('Position',[1359.38 -1218.75 46.875 46.875], 'FaceColor',[1 1 1]);
rectangle('Position',[1406.25 -1171.88 46.875 46.875], 'FaceColor',[0 0 0]);
rectangle('Position',[1453.12 -1171.88 46.875 46.875], 'FaceColor',[0 0 0]);
rectangle('Position',[1406.25 -1218.75 46.875 46.875], 'FaceColor',[1 1 1]);
rectangle('Position',[1453.12 -1218.75 46.875 46.875], 'FaceColor',[0 0 0]);
rectangle('Position',[1406.25 -1265.62 46.875 46.875], 'FaceColor',[1 1 1]);
rectangle('Position',[1453.12 -1265.62 46.875 46.875], 'FaceColor',[0 0 0]);
rectangle('Position',[1406.25 -1312.5 46.875 46.875], 'FaceColor',[1 1 1]);
rectangle('Position',[1453.12 -1312.5 46.875 46.875], 'FaceColor',[0 0 0]);
rectangle('Position',[1125 -1453.12 46.875 46.875], 'FaceColor',[1 1 1]);
rectangle('Position',[1171.88 -1453.12 46.875 46.875], 'FaceColor',[1 1 1]);
rectangle('Position',[1125 -1500 46.875 46.875], 'FaceColor',[0 0 0]);
rectangle('Position',[1171.88 -1500 46.875 46.875], 'FaceColor',[0 0 0]);
rectangle('Position',[1218.75 -1453.12 46.875 46.875], 'FaceColor',[1 1 1]);
rectangle('Position',[1265.62 -1453.12 46.875 46.875], 'FaceColor',[1 1 1]);
rectangle('Position',[1218.75 -1500 46.875 46.875], 'FaceColor',[0 0 0]);
rectangle('Position',[1265.62 -1500 46.875 46.875], 'FaceColor',[0 0 0]);
rectangle('Position',[1406.25 -1359.38 46.875 46.875], 'FaceColor',[1 1 1]);
rectangle('Position',[1453.12 -1359.38 46.875 46.875], 'FaceColor',[0 0 0]);
rectangle('Position',[1406.25 -1406.25 46.875 46.875], 'FaceColor',[1 1 1]);
rectangle('Position',[1453.12 -1406.25 46.875 46.875], 'FaceColor',[0 0 0]);
rectangle('Position',[1312.5 -1453.12 46.875 46.875], 'FaceColor',[1 1 1]);
rectangle('Position',[1359.38 -1453.12 46.875 46.875], 'FaceColor',[1 1 1]);
rectangle('Position',[1312.5 -1500 46.875 46.875], 'FaceColor',[0 0 0]);
rectangle('Position',[1359.38 -1500 46.875 46.875], 'FaceColor',[0 0 0]);
rectangle('Position',[1406.25 -1453.12 46.875 46.875], 'FaceColor',[1 1 1]);
rectangle('Position',[1453.12 -1453.12 46.875 46.875], 'FaceColor',[0 0 0]);
rectangle('Position',[1406.25 -1500 46.875 46.875], 'FaceColor',[0 0 0]);
rectangle('Position',[1453.12 -1500 46.875 46.875], 'FaceColor',[0 0 0]);
X=[1400,1359.38,1265.62,1171.88,1031.25,1031.25,890.625,796.875,726.562,679.688,609.375,515.625,421.875,328.125,304.688,304.688,234.375,234.375,234.375,234.375,140.625,140.625,140.625,100];
Y=[-1400,-1359.38,-1265.62,-1265.62,-1218.75,-1031.25,-984.375,-890.625,-820.312,-820.312,-796.875,-703.125,-609.375,-609.375,-679.688,-726.562,-796.875,-890.625,-984.375,-1078.12,-1171.88,-1265.62,-1359.38,-1400];
hold on;
plot(X,Y,'r');
legend('2358.89','Location','southoutside');
